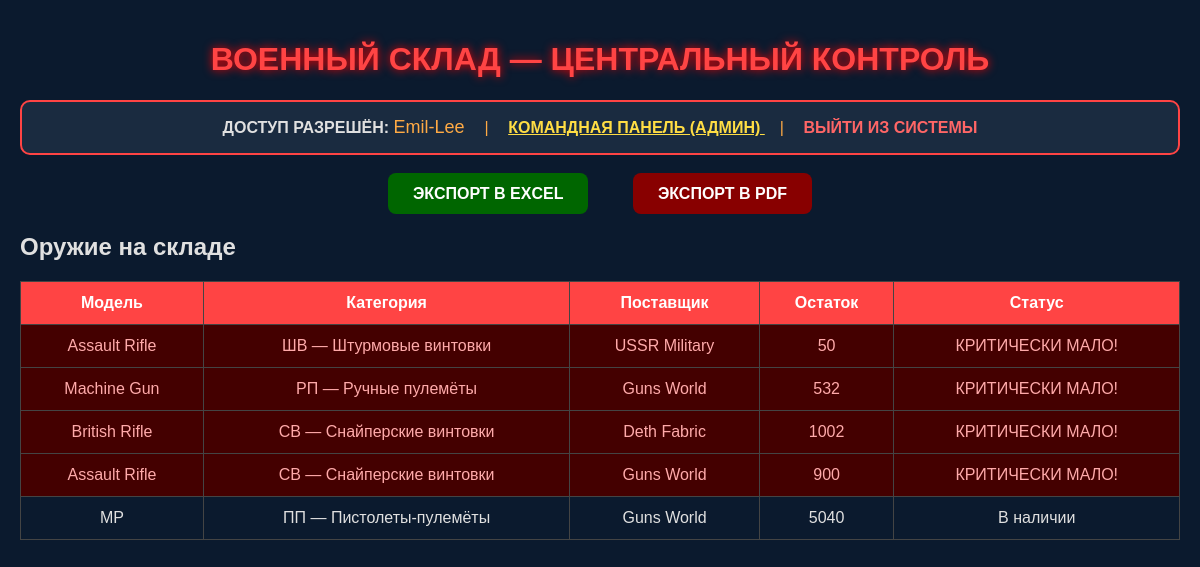
The app's page / (signed in), older data.
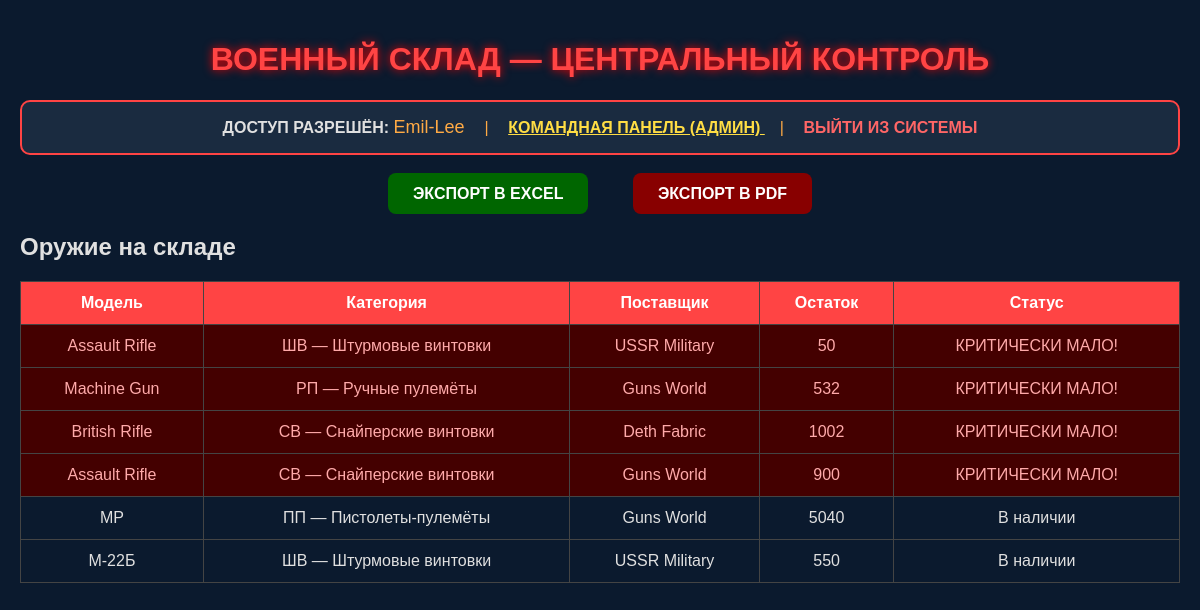
The same page, newer data.
### warehouse/models.py (models this page shows, shortened)
class Weapon(models.Model):
    name = models.CharField(max_length=100)
    model = models.CharField(max_length=50)  # Например: АК-74, M16A4
    category = models.ForeignKey(WeaponCategory, on_delete=models.CASCADE)
    supplier = models.ForeignKey(Supplier, on_delete=models.SET_NULL, null=True, blank=True)
    quantity = models.PositiveIntegerField(default=0, verbose_name="Остаток на складе")
    critical_threshold = models.PositiveIntegerField(default=5000, help_text="При каком остатке слать тревогу")
    class Meta:
        verbose_name = "Оружие"
        verbose_name_plural = "Оружие"

class WeaponCategory(models.Model):
    CATEGORY_CHOICES = [
        ('ШВ', 'Штурмовые винтовки'),
        ('ПП', 'Пистолеты-пулемёты'),
        ('РП', 'Ручные пулемёты'),
        ('СВ', 'Снайперские винтовки'),
    ]
    code = models.CharField(max_length=2, choices=CATEGORY_CHOICES, unique=True)
    name = models.CharField(max_length=50)
    def __str__(self):
        return f"{self.code} — {self.name}"
    class Meta:
        verbose_name = "Категория оружия"
        verbose_name_plural = "Категории оружия"

class Supplier(models.Model):
    name = models.CharField(max_length=100, unique=True)
    country = models.CharField(max_length=50, blank=True)
    contact_email = models.EmailField(blank=True)
    def __str__(self):
        return self.name
    class Meta:
        verbose_name = "Поставщик"
        verbose_name_plural = "Поставщики"

### warehouse/views.py (the view)
# urls.py: path('', views.dashboard, name='dashboard'),
@login_required(login_url='/login/')
def dashboard(request):
    weapons = Weapon.objects.all()
    ammo = Ammunition.objects.first() or Ammunition.objects.create(quantity=400000)
    critical_weapons = weapons.filter(quantity__lte=F('critical_threshold'))
    total_weapons = weapons.aggregate(total=Sum('quantity'))['total'] or 0
    context = {
        'weapons': weapons,
        'ammo': ammo,
        'critical_weapons': critical_weapons,
        'total_weapons': total_weapons,
    }
    return render(request, 'warehouse/dashboard.html', context)

### templates/warehouse/dashboard.html (shortened to what this page needs)
<!DOCTYPE html>
<html lang="ru">
<head>
</head>
<body>
<div class="container">
    <h1>ВОЕННЫЙ СКЛАД — ЦЕНТРАЛЬНЫЙ КОНТРОЛЬ</h1>
    <div style="text-align:center; margin: 20px 0; padding: 15px; background: #1a2b40; border-radius: 10px; border: 2px solid #ff4444;">
    <strong>ДОСТУП РАЗРЕШЁН:</strong>
    <span style="color:#ffaa44; font-size:18px;">
        {{ user.get_full_name|default:user.username }}
    </span>
    {% if user.is_staff or user.is_superuser %}
        <span style="margin:0 15px; color:#ffaa44;">|</span>
        <a href="/admin/" style="color:#ffdd44; font-weight:bold; text-decoration:underline;">
            КОМАНДНАЯ ПАНЕЛЬ (АДМИН)
        </a>
    {% endif %}
    <span style="margin:0 15px; color:#ffaa44;">|</span>
    <form action="{% url 'logout' %}" method="post" style="display:inline;">
    <button type="submit" style="background:none; border:none; cursor:pointer; color:#ff6666; font-weight:bold; font-size:16px; padding:0; text-transform:uppercase;">
        ВЫЙТИ ИЗ СИСТЕМЫ
    </button>
</form>
</div>
<div style="text-align:center; margin: 30px 0;">
    <a href="{% url 'export_excel' %}" style="margin: 0 20px; padding: 12px 25px; background: #006600; color: white; text-decoration: none; border-radius: 8px; font-weight: bold;">ЭКСПОРТ В EXCEL</a>
    <a href="{% url 'export_pdf' %}" style="margin: 0 20px; padding: 12px 25px; background: #880000; color: white; text-decoration: none; border-radius: 8px; font-weight: bold;">ЭКСПОРТ В PDF</a>
</div>
    <h2>Оружие на складе</h2>
    <table>
        <tr>
            <th>Модель</th>
            <th>Категория</th>
            <th>Поставщик</th>
            <th>Остаток</th>
            <th>Статус</th>
        </tr>
        {% for w in weapons %}
        <tr {% if w.quantity <= w.critical_threshold %}class="critical-row"{% endif %}>
            <td>{{ w.model }}</td>
            <td>{{ w.category }}</td>
            <td>{{ w.supplier|default:"—" }}</td>
            <td>{{ w.quantity }}</td>
            <td>
                {% if w.quantity == 0 %}НЕТ
                {% elif w.quantity <= w.critical_threshold %}КРИТИЧЕСКИ МАЛО!
                {% else %}В наличии{% endif %}
            </td>
        </tr>
        {% endfor %}
    </table>
</div>
</body>
</html>

Row changes from the older to the newer data that the page shows:
added Weapon: model "М-22Б", category "ШВ — Штурмовые винтовки", supplier "USSR Military", quantity "550", critical_threshold "В наличии"
